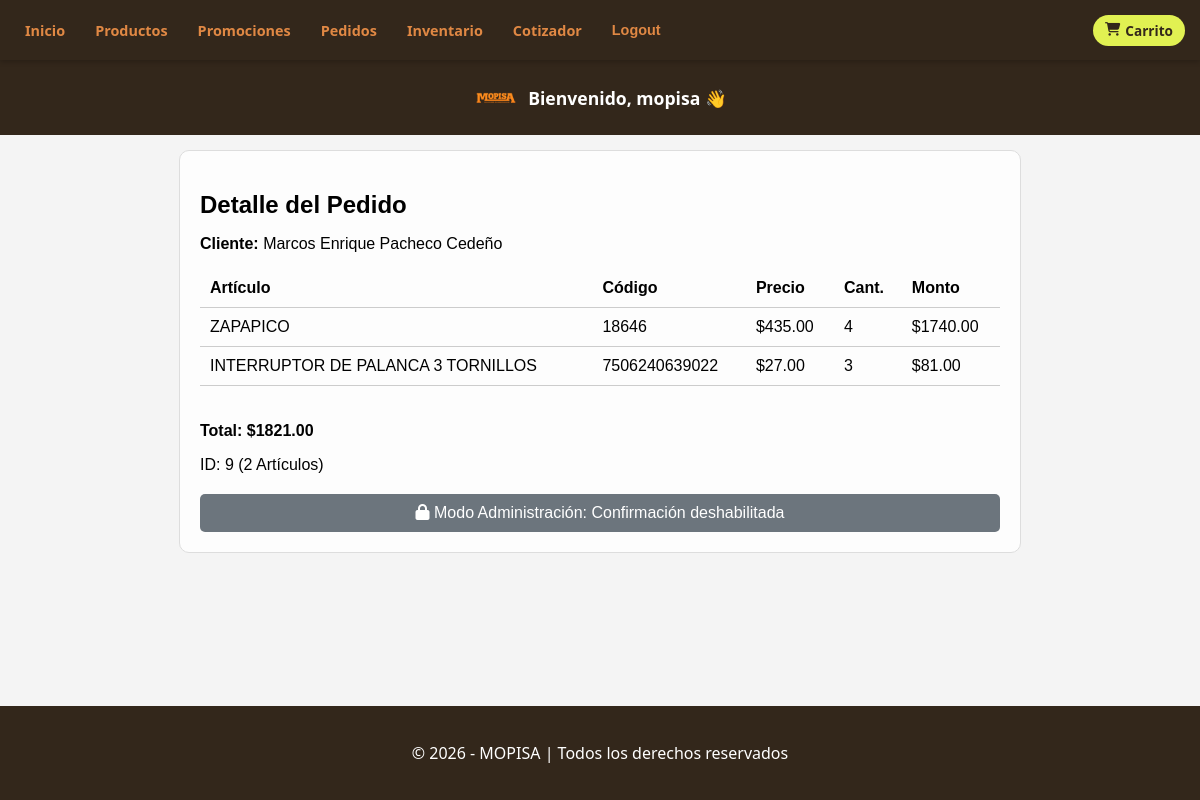
The page /pedidos/9/ (signed in) on the database its author committed.
### core/models.py (models this page shows, shortened)
class Pedido(models.Model):
    cliente = models.ForeignKey(Cliente, on_delete=models.CASCADE, related_name="pedidos")
    fecha = models.DateTimeField(auto_now_add=True)
    estado = models.CharField(max_length=20, choices=[
        ("pendiente", "Pendiente"),
        ("procesado", "Procesado"),
        ("entregado", "Entregado"),
    ], default="pendiente")
    total = models.DecimalField(max_digits=10, decimal_places=2, default=0)

class Cliente(models.Model):
    usuario = models.OneToOneField(User, on_delete=models.CASCADE, null=True, blank=True)
    nombre = models.CharField(max_length=200)
    correo = models.EmailField(unique=True)
    telefono = models.CharField(max_length=20, blank=True, null=True)
    direccion = models.TextField(blank=True, null=True)
    estado = models.CharField(max_length=100, blank=True, null=True)
    ciudad = models.CharField(max_length=100, blank=True, null=True)
    codigo_postal = models.CharField(max_length=10, blank=True, null=True)
    rfc = models.CharField(max_length=13, unique=True)
    fecha_registro = models.DateTimeField(auto_now_add=True, null=True, blank=True)

class PedidoItem(models.Model):
    pedido = models.ForeignKey(Pedido, related_name="items", on_delete=models.CASCADE)
    producto = models.ForeignKey(Producto, on_delete=models.CASCADE)
    cantidad = models.PositiveIntegerField(default=1)
    precio_unitario = models.DecimalField(max_digits=10, decimal_places=2)
    def subtotal(self):
        return self.cantidad * self.precio_unitario

class Producto(models.Model):
    nombre = models.CharField(max_length=100)
    clave = models.CharField(max_length=50, unique=True)
    descripcion = models.TextField(blank=True, null=True)
    precio = models.DecimalField(max_digits=10, decimal_places=2, null=True, blank=True)
    existencia = models.IntegerField(default=0)
    categoria = models.ForeignKey(Categoria, on_delete=models.CASCADE, related_name="productos")
    marca = models.ForeignKey(Marca, on_delete=models.SET_NULL, null=True, blank=True)
    proveedor = models.ForeignKey(Proveedor, on_delete=models.SET_NULL, null=True, blank=True)
    color = models.CharField(max_length=50, blank=True, null=True)
    departamento = models.CharField(max_length=100, blank=True, null=True)
    imagen = models.ImageField(upload_to="productos/", blank=True, null=True)
    creado = models.DateTimeField(auto_now_add=True)

### core/views.py (the view)
# urls.py: path("pedidos/<int:pedido_id>/", detalle_pedido, name="detalle_pedido"),
@login_required
def detalle_pedido(request, pedido_id):
    if request.user.is_staff or request.user.is_superuser:
        pedido = get_object_or_404(Pedido, id=pedido_id)
    else:
        cliente_perfil = get_object_or_404(Cliente, usuario=request.user)
        pedido = get_object_or_404(Pedido, id=pedido_id, cliente=cliente_perfil)
    return render(request, "detalle_pedido.html", {"pedido": pedido})

### core/context_processors.py (called while the page is built)
def carrito_context(request):
    carrito = request.session.get("cotizacion_items", {})
    total_items = sum(carrito.values())
    total_precio = 0
    for producto_id, cantidad in carrito.items():
        try:
            producto = Producto.objects.get(id=producto_id)
            total_precio += producto.precio * cantidad
        except Producto.DoesNotExist:
            continue
    return {
        "carrito_count": total_items,
        "carrito_total": total_precio,
    }

### templates/detalle_pedido.html (shortened to what this page needs)
{% extends "base.html" %}
{% block content %}
<div class="pedido-container">
    <div class="pedido-header">
        <h2>Detalle del Pedido</h2>
        <p><strong>Cliente:</strong> {{ pedido.cliente.nombre|default:pedido.cliente }}</p>
    </div>
    <div class="table-responsive">
        <table class="pedido-tabla">
            <thead>
                <tr>
                    <th>Artículo</th>
                    <th>Código</th>
                    <th>Precio</th>
                    <th>Cant.</th>
                    <th>Monto</th>
                </tr>
            </thead>
            <tbody>
                {% for item in pedido.items.all %}
                <tr>
                    <td>{{ item.producto.nombre|default:item.producto.descripcion }}</td>
                    <td>{{ item.producto.clave }}</td>
                    <td>${{ item.precio_unitario }}</td>
                    <td>{{ item.cantidad }}</td>
                    <td>${{ item.subtotal }}</td>
                </tr>
                {% endfor %}
            </tbody>
        </table>
    </div>
    <div class="pedido-resumen">
        <p><strong>Total: ${{ pedido.total }}</strong></p>
    </div>
    <p class="pedido-id">ID: {{ pedido.id }} ({{ pedido.items.count }} Artículos)</p>
    {% if not user.is_staff %}
        <a href="{% url 'confirmar_pedido' pedido.id %}" class="btn-pagar">Confirmar pedido</a>
    {% else %}
        <div class="admin-badge">
            <i class="fas fa-lock"></i> Modo Administración: Confirmación deshabilitada
        </div>
    {% endif %}
</div>
{% endblock %}

### templates/base.html (shortened to what this page needs)
<!DOCTYPE html>
<html lang="es">
<head>
    {% load static %}
    <link rel="stylesheet" href="https://cdnjs.cloudflare.com/ajax/libs/font-awesome/6.5.0/css/all.min.css">
</head>
<body>
    <nav>
        <ul id="menu">
            <li><a href="{% url 'inicio' %}">Inicio</a></li>
            <li><a href="{% url 'productos' %}">Productos</a></li>
            <li><a href="{% url 'promociones' %}">Promociones</a></li>
            <li><a href="{% url 'pedidos' %}">Pedidos</a></li>
            {% if user.is_authenticated and user.is_staff %}
                <li><a href="#" onclick="checkInventario()">Inventario</a></li>
            {% endif %}
            <li><a href="{% url 'cotizador' %}">Cotizador</a></li>
            {% if user.is_authenticated %}
                <li>
                    <form method="post" action="{% url 'logout' %}" id="logout-form" style="display: inline;">
                        <button type="button" onclick="confirmarLogout()">Logout</button>
                    </form>
                </li>
            {% else %}
                <li><a href="{% url 'login' %}">Login</a></li>
            {% endif %}
        </ul>
        <div class="cart-container">
            <a href="{% url 'carrito' %}" class="cart-link">
                <i class="fas fa-shopping-cart"></i>
                <span>Carrito</span>
            </a>
        </div>
    </nav>
    <header>
        <div class="header-content">
            <img src="{% static 'images/logo.png' %}" alt="Logo MOPISA">
            {% if user.is_authenticated %}
                <h2>Bienvenido, {{ user.get_full_name|default:user.username }} 👋</h2>
            {% endif %}
        </div>
    </header>
    <main>
        <div class="table-responsive">
            {% block content %}
            {% endblock %}
        </div>
    </main>
    <footer>
        <p>&copy; 2026 - MOPISA | Todos los derechos reservados</p>
    </footer>
</body>
</html>

### templates/base.html (style rules this page uses)
body { font-family: 'Segoe UI', Tahoma, Geneva, Verdana, sans-serif; margin: 0; background: #f4f4f4; display: flex; flex-direction: column; min-height: 100vh; overflow-x: hidden; }
nav { background: #33271b; position: fixed; top: 0; width: 100%; height: 60px; display: flex; align-items: center; justify-content: space-between; padding: 0 15px; z-index: 1000; box-shadow: 0 2px 5px rgba(0,0,0,0.2); box-sizing: border-box; }
nav ul { list-style: none; margin: 0; padding: 0; display: flex; align-items: center; gap: 10px; }
nav ul li a, nav ul li button { color: rgb(224, 136, 68); text-decoration: none; font-weight: bold; font-size: 0.9em; padding: 8px 10px; transition: all 0.3s ease; background: none; border: none; cursor: pointer; }
.cart-link { position: relative; background: #e1f152 !important; color: #33271b !important; font-weight: bold; font-size: 0.85em; padding: 6px 12px; border-radius: 20px; display: flex; align-items: center; gap: 5px; text-decoration: none; }
header { background: #33271b; color: white; padding: 15px 10px; margin-top: 60px; text-align: center; }
.header-content { display: flex; flex-direction: column; align-items: center; gap: 10px; }
.header-content img { height: 45px; width: auto; }
.header-content h2 { margin: 0; font-size: 1.1em; max-width: 100%; word-wrap: break-word; }
main { flex: 1; padding: 15px; max-width: 1200px; margin: 0 auto; width: 100%; box-sizing: border-box; }
@media (min-width: 600px) { .header-content { flex-direction: row; justify-content: center; } }
.table-responsive { width: 100%; overflow-x: auto; -webkit-overflow-scrolling: touch; }
footer { background: #33271b; color: white; text-align: center; padding: 20px; margin-top: auto; }

### templates/detalle_pedido.html (style rules this page uses)
.pedido-container { max-width: 800px; margin: 0 auto; padding: 20px; background-color: #fdfdfd; border: 1px solid #ddd; border-radius: 10px; font-family: Arial, sans-serif; }
.pedido-header h2 { margin-bottom: 5px; word-break: break-all; }
.table-responsive { width: 100%; overflow-x: auto; }
table.pedido-tabla { width: 100%; border-collapse: collapse; margin-bottom: 20px; min-width: 500px; }
table.pedido-tabla th, table.pedido-tabla td { border-bottom: 1px solid #ccc; padding: 10px; text-align: left; }
.admin-badge { background: #6c757d; color: white; padding: 10px; border-radius: 5px; text-align: center; margin-top: 20px; }

### rows shown on the page
Pedido: cliente.nombre "Marcos Enrique Pacheco Cedeño", total "1821.00", id "9", items.count "2"
PedidoItem: producto.nombre "ZAPAPICO", producto.clave "18646", precio_unitario "435.00", cantidad "4", subtotal "1740.00"
PedidoItem: producto.nombre "INTERRUPTOR DE PALANCA 3 TORNILLOS", producto.clave "7506240639022", precio_unitario "27.00", cantidad "3", subtotal "81.00"

### other values the page prints
{{ user.get_full_name|default:user.username }} "mopisa"
